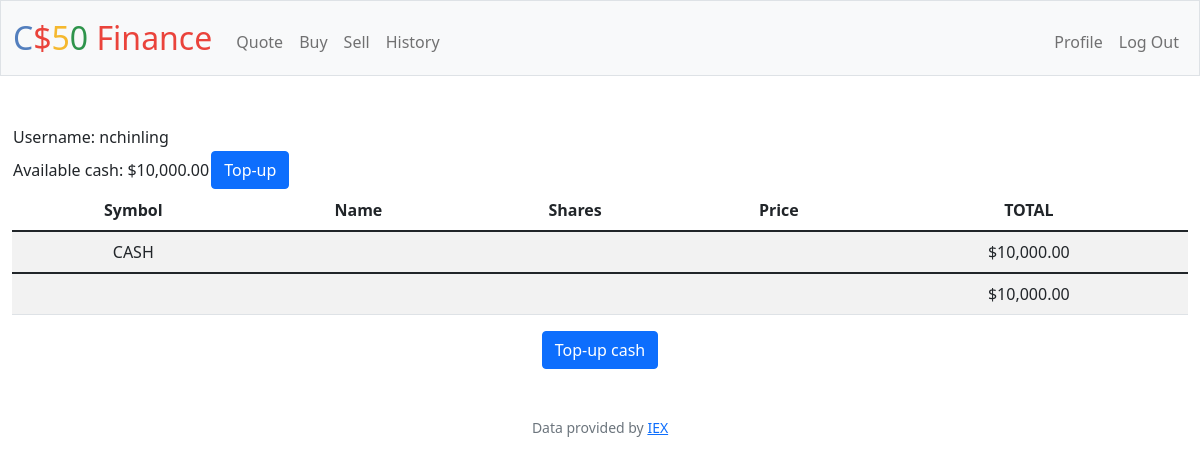
The app's page /profile (signed in), older data.
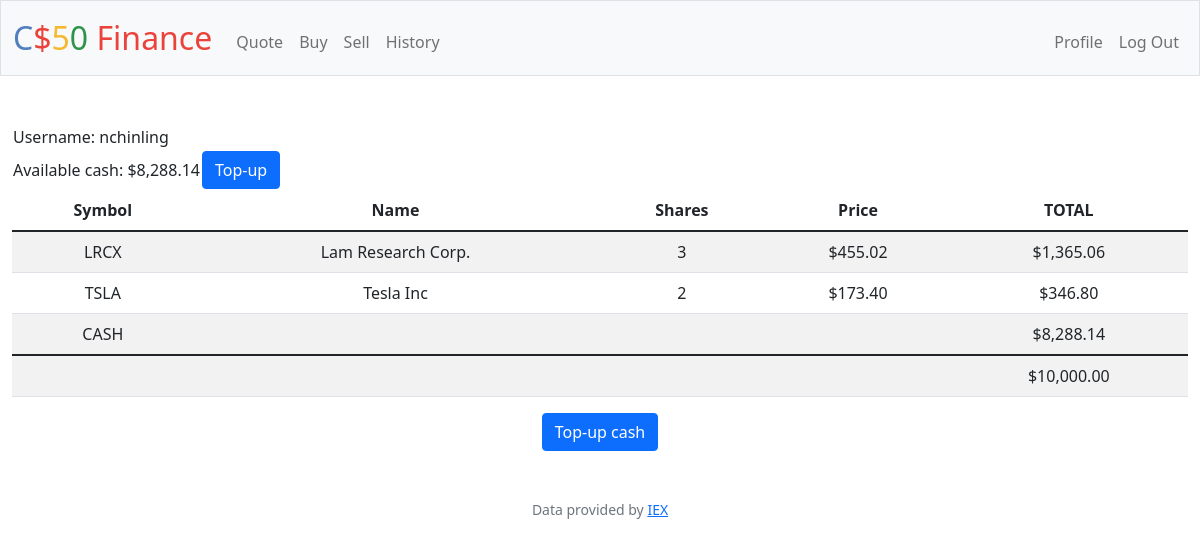
The same page, newer data.
### tables this page shows
CREATE TABLE users (id INTEGER PRIMARY KEY AUTOINCREMENT NOT NULL, username TEXT NOT NULL, hash TEXT NOT NULL, cash NUMERIC NOT NULL DEFAULT 10000.00);

CREATE TABLE transactions(
    id INTEGER PRIMARY KEY AUTOINCREMENT,
    user_id INTEGER NOT NULL, 
    name TEXT NOT NULL, 
    shares INTEGER NOT NULL, 
    price NUMERIC NOT NULL, 
    type TEXT NOT NULL, 
    symbol TEXT NOT NULL, 
    time TIMESTAMP DEFAULT CURRENT_TIMESTAMP, 
    FOREIGN KEY(user_id) REFERENCES users(id)
);

### app.py (the view)
@app.route("/profile", methods=["GET", "POST"])
@login_required
def profile():
    uid = session["user_id"]
    username = db.execute("SELECT username FROM users WHERE id = ?", uid)[0]["username"]
    userdata = db.execute(
        "SELECT username, cash FROM users WHERE id = ?", uid)
    stocks = db.execute(
        "SELECT symbol, name, price, SUM(shares) as totalShares FROM transactions WHERE user_id = ? GROUP BY symbol", uid)
    cash = db.execute("SELECT cash FROM users WHERE id = ?", uid)[0]["cash"]
    total = cash
    for stock in stocks:
        total += stock["price"]*stock["totalShares"]
    return render_template("profile.html", stocks2=stocks, cash=usd(cash), total=usd(total), usd=usd, username=username, userdata=userdata)

### app.py (called while the page is built)
@app.after_request
def after_request(response):
    response.headers["Cache-Control"] = "no-cache, no-store, must-revalidate"
    response.headers["Expires"] = 0
    response.headers["Pragma"] = "no-cache"
    return response

### helpers.py (called while the page is built)
def login_required(f):
    @wraps(f)
    def decorated_function(*args, **kwargs):
        if session.get("user_id") is None:
            return redirect("/login")
        return f(*args, **kwargs)
    return decorated_function

def usd(value):
    return f"${value:,.2f}"

### templates/profile.html (shortened to what this page needs)
{% extends "layout.html" %}
{% block main %}
<table>
<tr>
<td style="text-align:left">
{% for data in userdata %}
            Username: {{ data["username"]}}
        {% endfor %}
</td>
</tr>
<tr>
<td style="text-align:left">
{% for data in userdata %}
            Available cash: {{ usd(data["cash"])}}
{% endfor %}
</td>
<td><button class="btn btn-primary" type="submit">Top-up</button></td>
</tr>
</table>
<table class="table table-striped">
    <thead>
        <tr>
            <th>Symbol</th>
            <th>Name</th>
            <th>Shares</th>
            <th>Price</th>
            <th>TOTAL</th>
        </tr>
    </thead>
    <tbody>
        {% for stock in stocks2 %}
        <tr>
            <td>{{ stock["symbol"]}}</td>
            <td>{{ stock["name"]}}</td>
            <td>{{ stock["totalShares"]}}</td>
            <td>{{ usd(stock["price"]) }}</td>
            <td>{{ usd(stock["totalShares"] * stock["price"]) }}</td>
        </tr>
        {% endfor %}
        <tr>
            <td>CASH</td>
            <td colspan="3"></td>
            <td>{{ cash }}</td>
        </tr>
    </tbody>
        <td colspan="4"></td>
        <td>{{total}}</td>
</table>
<button class="btn btn-primary" type="submit">Top-up cash</button>
{% endblock %}

### templates/layout.html (shortened to what this page needs)
<!DOCTYPE html>
<html lang="en">
    <head>
        <link href="https://cdn.jsdelivr.net/npm/bootstrap@5.1.3/dist/css/bootstrap.min.css" rel="stylesheet">
        <link href="/static/styles.css" rel="stylesheet">
    </head>
    <body>
        <nav class="bg-light border navbar navbar-expand-md navbar-light">
            <div class="container-fluid">
                <a class="navbar-brand" href="/"><span class="blue">C</span><span class="red">$</span><span class="yellow">5</span><span class="green">0</span> <span class="red">Finance</span></a>
                <div class="collapse navbar-collapse" id="navbar">
                    {% if session["user_id"] %}
                        <ul class="navbar-nav me-auto mt-2">
                            <li class="nav-item"><a class="nav-link" href="/quote">Quote</a></li>
                            <li class="nav-item"><a class="nav-link" href="/buy">Buy</a></li>
                            <li class="nav-item"><a class="nav-link" href="/sell">Sell</a></li>
                            <li class="nav-item"><a class="nav-link" href="/history">History</a></li>
                        </ul>
                        <ul class="navbar-nav ms-auto mt-2">
                            <li class="nav-item"><a class="nav-link"href="/profile">Profile</a></li>
                            <li class="nav-item"><a class="nav-link" href="/logout">Log Out</a></li>
                        </ul>
                    {% else %}
                        <ul class="navbar-nav ms-auto mt-2">
                            <li class="nav-item"><a class="nav-link" href="/register">Register</a></li>
                            <li class="nav-item"><a class="nav-link" href="/login">Log In</a></li>
                        </ul>
                    {% endif %}
                </div>
            </div>
        </nav>
        <main class="container-fluid py-5 text-center">
            {% block main %}{% endblock %}
        </main>
        <footer class="mb-5 small text-center text-muted">
            Data provided by <a href="https://iexcloud.io/">IEX</a>
        </footer>
    </body>
</html>

### static/styles.css (style rules this page uses)
nav .navbar-brand { font-size: xx-large; }
nav .navbar-brand .blue { color: #537fbe; }
nav .navbar-brand .red { color: #ea433b; }
nav .navbar-brand .yellow { color: #f5b82e; }
nav .navbar-brand .green { color: #2e944b; }

Row changes from the older to the newer data that the page shows:
changed users "nchinling": cash "$10,000.00" → "$8,288.14"
added transactions: symbol "LRCX", name "Lam Research Corp.", totalShares "3", price "$455.02", totalShares "$1,365.06"
added transactions: symbol "TSLA", name "Tesla Inc", totalShares "2", price "$173.40", totalShares "$346.80"
Text that changed along with them:
{{ cash }}: "$10,000.00" → "$8,288.14"
